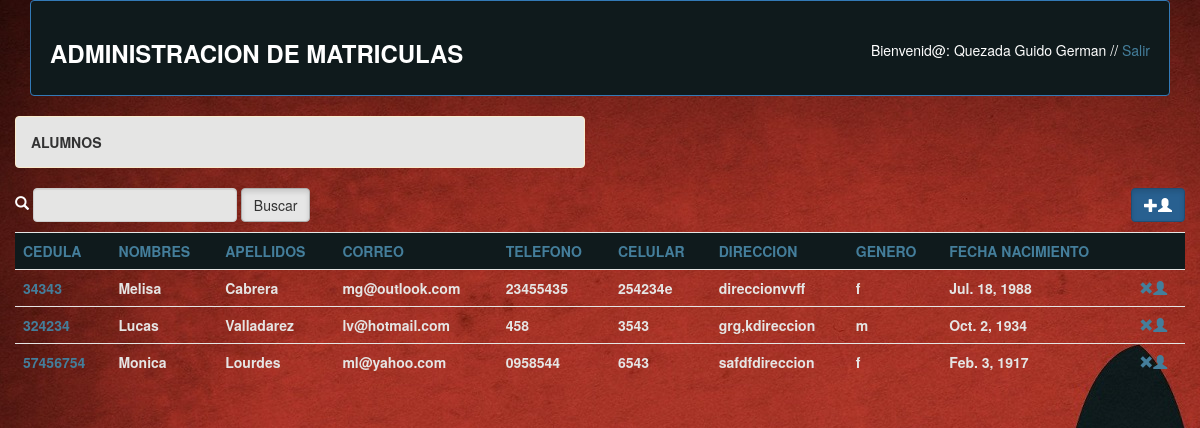
Page /administrar/alumnos (signed in) on the committed database.
### gestion/models.py (models this page shows, shortened)
class Alumno(models.Model):
	lGenero=(
		('f','femenino'),
		('m','masculino'),
	)
	eliminado=models.BooleanField(default=False)
	nombres=models.CharField(max_length=30)
	apellidos=models.CharField(max_length=30)
	cedula=models.CharField(max_length=10, unique=True)
	correo=models.EmailField(max_length=30, blank=True, null=True)
	telefono=models.CharField(max_length=15, blank=True, null=True)
	celular=models.CharField(max_length=15, blank=True, null=True)
	direccion=models.TextField(max_length=100, default="direccion")
	sexo=models.CharField(max_length=10,choices=lGenero)
	fechaNacimiento=models.DateField(blank=True, null=True)

### gestion/views.py (the view)
def alumnos(request):
	obA=Alumno.objects.all()
	if request.GET.get('o'):
		obA=Alumno.objects.order_by(request.GET['o'])
	context={
		'alumnos':obA,
		't':'Alumnos',
	}
	return render(request,'alumnos.html',context)

### templates/alumnos.html
{% extends 'master.html'%}
	{% block contenido%}
	<div class='container-fluid'>
		<div class="row">
			<div class="col-xs-6">
				<div class="alert alert-warning"><strong>{{t | upper}}</strong></div>
			</div>
		</div>
		<div class="row">
			<div class="col-xs-6 col-md-4">
				<form ng-submit="buscar()" class="form-inline">
					<span class="glyphicon glyphicon-search" aria-hidden="true"></span>
		          	<input type="text" name="nombres" ng-model="nombreEntrada" class="form-control">
		          	<input type="submit" value="Buscar" class="btn btn-default active">
		        </form>
			</div>
			<div class="col-xs-6 col-md-4">
			</div>
			<div class="col-xs-6 col-md-4">
				<p class="text-right"><a href="crearAlumno" class="btn btn-primary active"><span class="glyphicon glyphicon-plus" aria-hidden="true"></span><span class="glyphicon glyphicon-user" aria-hidden="true"></span></a></p>
			</div>
			<div class="col-xs-12">
				<table class="table">
					<tr  class="info">
						<td><a href="alumnos?o=cedula">CEDULA</a></td>
						<td><a href="alumnos?o=nombres">NOMBRES</a></td>
						<td><a href="alumnos?o=apellidos">APELLIDOS</a></td>
						<td><a href="alumnos?o=correo">CORREO</a></td>
						<td><a href="alumnos?o=telefono">TELEFONO</a></td>
						<td><a href="alumnos?o=celular">CELULAR</a></td>
						<td><a href="alumnos?o=direccion">DIRECCION</a></td>
						<td><a href="alumnos?o=sexo">GENERO</a></td>
						<td><a href="alumnos?o=fechaNacimiento">FECHA NACIMIENTO</a></td>
						<td></td>
					</tr>
				{% for d in alumnos%}
					<tr>
						<td><a href="modificarAlumno?ced={{d.cedula}}" >{{d.cedula}}</a></td>
						<td>{{d.nombres}}</td>
						<td>{{d.apellidos}}</td>
						<td>{{d.correo}}</td>
						<td>{{d.telefono}}</td>
						<td>{{d.celular}}</td>
						<td>{{d.direccion}}</td>
						<td>{{d.sexo}}</td>
						<td>{{d.fechaNacimiento}}</td>
						<td><a href="eliminarAlumno?ced={{d.cedula}}" onclick="if(!confirm('¿Esta seguro de eliminar el alumno?'))return false"><span class="glyphicon glyphicon-remove" aria-hidden="true"></span><span class="glyphicon glyphicon-user" aria-hidden="true"></span></a></td>
					</tr>
				{% endfor%}
				</table>
			</div>
		</div>
	</div>
	{% endblock contenido%}

### templates/header.html
<div class='container'>
	<div class='well'>
		<div class="row">
			<div class="col-xs-6">
				<h3><strong><a href="/administrar">ADMINISTRACION DE MATRICULAS</a></strong></h3>
			</div>
			<div class="col-xs-6"></br>
				{% if request.user.is_authenticated %}
				<p class="text-right">
					Bienvenid@:
						{{ request.user.last_name }} {{ request.user.first_name }}
					 //
					<a class="a-unl" href="{% url 'cerrar' %}">
						Salir
					</a>
				</p>
				{% endif %}
			</div>
		</div>
	</div>
</div>

### static/css/estilos.css (style rules this page uses)
.well { background-color: #0f1a1c; border: 1px solid #337ab7; }
body { color: white; }
.alert-warning { color: #333333; background-color: rgb(229, 229, 228); }
h3 strong a:link, h3 strong a:visited { color: white; }
a:link, a:visited { color: #447e9b; text-decoration: none; }
td { color: #e5e5e4; font-weight: 600; }
.form-control { color: #1F618D; background-color: #e5e5e4; font-weight: 600; }
.table>tbody>tr>td, .table>tbody>tr>th, .table>tfoot>tr>td, .table>tfoot>tr>th, .table>thead>tr>td, .table>thead>tr>th { border-top: 1px solid #e5e5e4; }
.table>tbody>tr.info>td, .table>tbody>tr.info>th, .table>tbody>tr>td.info, .table>tbody>tr>th.info, .table>tfoot>tr.info>td, .table>tfoot>tr.info>th, .table>tfoot>tr>td.info, .table>tfoot>tr>th.info, .table>thead>tr.info>td, .table>thead>tr.info>th, .table>thead>tr>td.info, .table>thead>tr>th.info { background-color: #0f1a1c; }

### rows in the picture
Alumno: cedula "34343", nombres "Melisa", apellidos "Cabrera", correo "mg@outlook.com", telefono "23455435", celular "254234e", direccion "direccionvvff", sexo "f", fechaNacimiento "Jul. 18, 1988"
Alumno: cedula "324234", nombres "Lucas", apellidos "Valladarez", correo "lv@hotmail.com", telefono "458", celular "3543", direccion "grg,kdireccion", sexo "m", fechaNacimiento "Oct. 2, 1934"
Alumno: cedula "57456754", nombres "Monica", apellidos "Lourdes", correo "ml@yahoo.com", telefono "0958544", celular "6543", direccion "safdfdireccion", sexo "f", fechaNacimiento "Feb. 3, 1917"

### other values in the picture
{{ request.user.last_name }} "Quezada"
{{ request.user.first_name }} "Guido German"
{{ t | upper }} "ALUMNOS"
